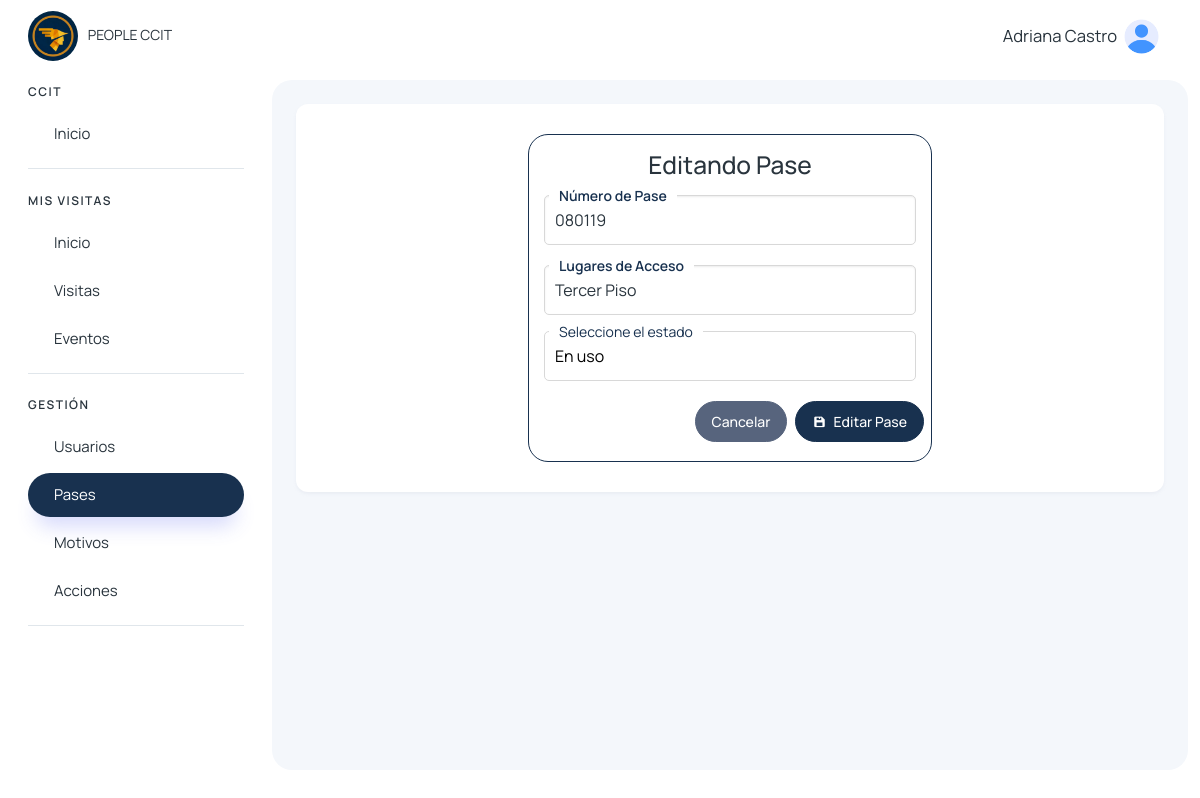
The page /editar_pase/1 (signed in) on the database its author committed.
### pases/models.py (models this page shows, shortened)
class PaseAcceso(models.Model):
    numero_pase = models.CharField(max_length=50, unique=True)
    lugares_acceso = models.TextField()
    estado = models.CharField(max_length=50, choices=[('activo', 'Activo'), ('inactivo', 'Inactivo')])
    estado_pase = models.CharField(max_length=50)
    comentario_reporte = models.CharField(max_length=500, null=True, blank=True)
    created_at = models.DateTimeField(auto_now_add=True)
    updated_at = models.DateTimeField(auto_now=True)

### pases/views.py (the view)
# urls.py: path('editar_pase/<int:id>', views.editar_pase, name='editar_pase'),
@login_required
def editar_pase(request, id):
    pase = PaseAcceso.objects.get(id=id)
    return render(request, 'pases/editar_pase.html', {
        'pase': pase
    })

### usuarios/templatetags/menu_tags.py (called while the page is built)
@register.simple_tag(takes_context=True)
def active(context, *url_names):
    request = context.get('request')
    if not request:
        return ''
    current_url = request.resolver_match.url_name
    if current_url in url_names:
        return 'active'
    return ''

### visitantes/context_processors.py (called while the page is built)
def grupos_usuario(request):
    if request.user.is_authenticated:
        grupos = request.user.groups.all()
        usuarios = User.objects.filter(is_active=True)  # Solo usuarios activos
    else:
        grupos = []
        usuarios = []
    return {
        'user_grupos': grupos,
        'users': usuarios,
    }

### templates/pases/editar_pase.html (shortened to what this page needs)
{% extends 'layout/layout.html' %}
{% block content %}
{% load static %}
<div class="col-6" style="margin: 0 auto; border: 1px solid #18314f; border-radius: 20px; padding: 15px;" data-aos="zoom-in">
    <h3 class="mb-3 text-center">Editando Pase</h3>
    <form action="{% url 'edit_pase' %}" method="POST">
        <div class="input-container">
            <input type="text" name="numero_pase" id="username" class="form-control" placeholder=" " value="{{pase.numero_pase}}" required />
            <label for="username" class="form-label">Número de Pase</label>
        </div>
        <div class="input-container mb-3">
            <input type="text" name="lugares_acceso" id="first_name" class="form-control" placeholder=" " value="{{pase.lugares_acceso}}" required />
            <label for="first_name" class="form-label">Lugares de Acceso</label>
        </div>
        <div class="input-container mb-3">
            <select name="estado_pase" required>
              <option value="{{ pase.estado_pase }}">{{ pase.estado_pase }}</option>
            </select>
            <label for="select">Seleccione el estado</label>
        </div>
        <div class="row d-flex justify-content-end">
            <a class="btn btn-secondary col-auto m-1" href="{% url 'pases' %}">Cancelar</a>
            <button type="submit" class="btn btn-primary col-auto m-1 d-flex align-items-center"><i class='bx bxs-save' style='margin-right: 7px;' ></i> Editar Pase</button>
        </div>
    </form>
</div>
{% endblock %}

### templates/layout/layout.html (shortened to what this page needs)
{% load static %}
{% load menu_tags %}
<!DOCTYPE html>
<html lang="en">
<head>
    <link href='https://unpkg.com/boxicons@2.1.4/css/boxicons.min.css' rel='stylesheet'>
    <link href="https://unpkg.com/aos@2.3.1/dist/aos.css" rel="stylesheet">
    <link rel="stylesheet" href="https://cdn.jsdelivr.net/npm/sweetalert2@11.4.4/dist/sweetalert2.min.css">
    <link rel="stylesheet" href="{% static '/assets/css/styles.min.css' %}" />
</head>
<body>
  <div class="page-wrapper" id="main-wrapper" data-layout="vertical" data-navbarbg="skin6" data-sidebartype="full"
  data-sidebar-position="fixed" data-header-position="fixed">
    <aside class="left-sidebar">
        <div>
            <div class="brand-logo d-flex align-items-center justify-content-between">
                <a href="{% url 'home' %}" class="text-nowrap logo-img">
                    <img class="rounded-circle" width="50" src="{% static '/img/logo.png' %}" alt="logo" style="margin-right: 7px" />
                    PEOPLE CCIT
                </a>
            </div>
            <nav class="sidebar-nav scroll-sidebar" data-simplebar="">
                <ul id="sidebarnav">
                    <li class="nav-small-cap">
                        <span class="hide-menu">CCIT</span>
                    </li>
                    <li class="sidebar-item">
                        <a class="sidebar-link" href="{% url 'home' %}" aria-expanded="false">
                            <span class="hide-menu">Inicio</span>
                        </a>
                    </li>
                    {% for grupo in user_grupos %}
                        {% if grupo.name == "visitas_colaborador_group" or grupo.name == 'visitas_it_group' or grupo.name == "super_admin" %}
                            <li class="nav-small-cap">
                                <span class="hide-menu">MIS VISITAS</span>
                            </li>
                            <li class="sidebar-item">
                                <a class="sidebar-link {% active 'colaboradores_home' 'buscar_inicio_colaborador' %}" href="{% url 'colaboradores_home' %}" aria-expanded="false">
                                    <span class="hide-menu">Inicio</span>
                                </a>
                            </li>
                            <li class="sidebar-item">
                                <a class="sidebar-link {% active 'visitas_colaborador' 'buscar_visitas_colaborador' 'colaboradores-nueva-visita' 'salida_mea_visita' 'detalle_visita_agendada' 'detalle_visita_dentro' 'nueva-visita-agendada' 'editar_visita_agendada' %}" href="{% url 'visitas_colaborador' %}" aria-expanded="false">
                                    <span class="hide-menu">Visitas</span>
                                </a>
                            </li>
                            <li class="sidebar-item">
                                <a class="sidebar-link {% active 'eventos_capacitaciones_colaborador' 'buscar_eventos_colaborador' 'nuevo_evento' 'actualizar_participante' 'detalles_evento_visitas' 'detalles_evento' %}" href="{% url 'eventos_capacitaciones_colaborador' %}" aria-expanded="false">
                                    <span class="hide-menu">Eventos</span>
                                </a>
                            </li>
                        {% endif %}
                    {% endfor %}
                    {% for grupo in user_grupos %}
                        {% if grupo.name == "visitas_it_group" or grupo.name == "super_admin" %}
                            <li class="nav-small-cap">
                                <span class="hide-menu">GESTIÓN</span>
                            </li>
                            <li class="sidebar-item">
                                <a class="sidebar-link {% active 'user_list' 'buscar_user' 'edit_user' 'delete_user' 'reset_user_password' 'create_user' 'cambiar_estado_usuario' 'reset_password' 'change_password_reset' %}" href="{% url 'user_list' %}" aria-expanded="false">
                                    <span class="hide-menu">Usuarios</span>
                                </a>
                            </li>
                            <li class="sidebar-item">
                                <a class="sidebar-link {% active 'pases' 'buscar_pase' 'crear_pase' 'editar_pase' %}" href="{% url 'pases' %}" aria-expanded="false">
                                    <span class="hide-menu">Pases</span>
                                </a>
                            </li>
                            <li class="sidebar-item">
                                <a class="sidebar-link {% active 'motivos' %}" href="{% url 'motivos' %}" aria-expanded="false">
                                    <span class="hide-menu">Motivos</span>
                                </a>
                            </li>
                            <li class="sidebar-item">
                                <a class="sidebar-link {% active 'acciones' %}" href="{% url 'acciones' %}" aria-expanded="false">
                                    <span class="hide-menu">Acciones</span>
                                </a>
                            </li>
                        {% endif %}
                    {% endfor %}
                </ul>
            </nav>
        </div>
    </aside>
  <div class="body-wrapper">
    <header class="app-header">
        <nav class="navbar navbar-expand-lg navbar-light">
            <div class="navbar-collapse justify-content-end px-0" id="navbarNav">
                <ul class="navbar-nav flex-row ms-auto align-items-center justify-content-end">
                    <li class="nav-item dropdown">
                        <a class="nav-link " href="javascript:void(0)" id="drop2" data-bs-toggle="dropdown"
                            aria-expanded="false">
                            <small style="font-size: smaller; margin-right: 7px;">
                                {{request.user.first_name}} {{request.user.last_name}}
                            </small>
                            <img src="{% static '/img/home/user.png' %}" alt="" width="35" height="35" class="rounded-circle">
                        </a>
                    </li>
                </ul>
            </div>
        </nav>
    </header>
            <div class="body-wrapper-inner">
                <div class="container-fluid">
                    <div class="card">
                        <div class="card-body">
                            {% block content %} {% endblock %}
                        </div>
                    </div>
                </div>
            </div>
        </div>
    </div>
</body>
</html>

### templates/layout/layout.html (style rules this page uses)
.btn { border-radius: 25px; }
.sidebar-nav ul .sidebar-item.selected>.sidebar-link.active, .sidebar-nav ul .sidebar-item.selected>.sidebar-link, .sidebar-nav ul .sidebar-item>.sidebar-link.active { border-radius: 25px; }
.body-wrapper .container-fluid { max-width: 1500px; }

### templates/pases/editar_pase.html (style rules this page uses)
.input-container { position: relative; margin-bottom: 20px; width: 100%; }
.input-container input { width: 100%; padding: 12px 10px; border: 1px solid #d8d8d8; border-radius: 5px; outline: none; font-size: 16px; background: transparent; transition: border-color 0.3s ease; }
.input-container label { position: absolute; top: 50%; left: 12px; transform: translateY(-50%); font-size: 16px; color: #888; background: white; padding: 0 5px; transition: all 0.3s ease-in-out; pointer-events: none; }
.input-container input:focus+label, .input-container input:not(:placeholder-shown)+label { top: 0; left: 10px; font-size: 14px; color: #18314f; }
.input-container label::before { content: ""; position: absolute; left: -5px; right: -5px; top: 50%; transform: translateY(-50%); width: calc(100% + 10px); height: 10px; background: white; z-index: -1; }
.input-container select { width: 100%; padding: 12px 10px; border: 1px solid #d8d8d8; border-radius: 5px; outline: none; font-size: 16px; background: white; transition: border-color 0.3s ease, box-shadow 0.3s ease; appearance: none; cursor: pointer; }
.input-container::after { font-size: 16px; color: #888; position: absolute; top: 50%; right: 12px; transform: translateY(-50%); pointer-events: none; }
.input-container select:focus+label, .input-container select:not(:placeholder-shown)+label { top: 0; left: 10px; font-size: 14px; color: #18314f; }

### rows shown on the page
PaseAcceso: numero_pase "080119", lugares_acceso "Tercer Piso", estado_pase "En uso"

### other values the page prints
{{ request.user.first_name }} "Adriana"
{{ request.user.last_name }} "Castro"
